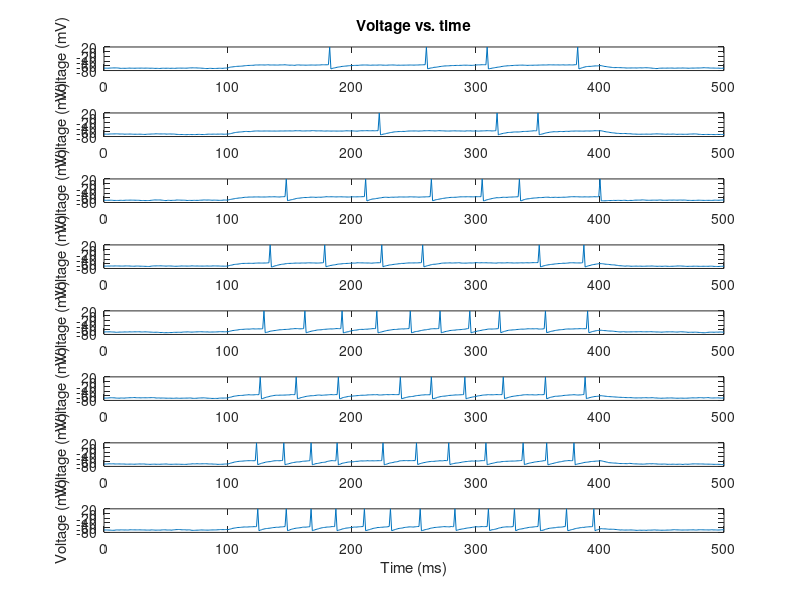

MATLAB code to generate this figure:
%% Simulation
clear all;
close all;

%%%DEFINE PARAMETERS
dt=1; %time step ms
t_end=500; %total run time ms
t_StimStart=100; %time to start injecting current
t_StimEnd=400; %time to end injecting current
V_th=-55; %spike threshold [mV]
E_L=-70; %resting membrane potential [mV]
V_reset=-75; %value to reset voltage to after a spike [mV]
V_spike=20; %value to draw a spike to, when cell spikes
tau=10; %membrane time constant [ms]
R_m=10; %membrane resistance [MOhm]

%%%DEFINE INITIAL VALUES AND VECTORS TO HOLD RESULTS
t_vect=0:dt:t_end; 
V_vect=zeros(1,length(t_vect));
V_plot_vect=zeros(1,length(t_vect));

%INTEGRATE THE EQUATION tau*dV/dt = -V + E_L + I_e*R_m, I_e with Gaussian noise
PlotNum=0;
I_Stim_vect=1.39:0.04:1.67; %magnitudes of pulse of injected current [nA]
spTrain=zeros(t_end,length(I_Stim_vect));

for I_Stim=I_Stim_vect; %loop over different I_Stim values
    PlotNum=PlotNum+1;
    i=1; %index denoting which element of V is being assigned
    V_vect(i)=E_L; %first element of V, i.e. value of V at t=0
    V_plot_vect(i)=V_vect(i); %if no spike, then just plot the actual voltage V
    I_e_vect=zeros(1,t_StimStart/dt); %portion of I_e_vect from t=0 to t_StimStart
    I_e_vect=[I_e_vect I_Stim*ones(1,1+((t_StimEnd-t_StimStart)/dt))];
    I_e_vect=[I_e_vect zeros(1,(t_end-t_StimEnd)/dt)];
    I_e_vect=awgn(I_e_vect,10,'measured');
    I_e_vect_mat(:,PlotNum)=I_e_vect;
    
    NumSpikes=0; %holds number of spikes that have occurred
    for t=dt:dt:t_end %loop through values of t in steps of df ms        
        %V_inf = E_L + I_e_vect(i)*R_m;
        %V_vect(i+1) = V_inf + (V_vect(i)-V_inf)*exp(-dt/tau);
        
        V_vect(i+1) = V_vect(i) + (E_L-V_vect(i) + I_e_vect(i)*R_m)/tau; %Euler's method
        
        
        %if statement below says what to do if voltage crosses threshold
        if (V_vect(i+1)>V_th) %cell spiked
            V_vect(i+1)=V_reset; %set voltage back to V_reset
            V_plot_vect(i+1)=V_spike; %set vector that will be plotted to show a spike here
            NumSpikes=NumSpikes+1; %add 1 to the total spike count
            spTrain(t,PlotNum)=1;
        else %voltage didn't cross threshold so cell does not spike
            V_plot_vect(i+1)=V_vect(i+1); %plot actual voltage
        end
        i=i+1; %add 1 to index,corresponding to moving forward 1 time step
    end    
    
    
    %MAKE PLOTS
    figure(1)
    subplot(length(I_Stim_vect),1,PlotNum)
    plot(t_vect,V_plot_vect);
    if (PlotNum==1)
        title('Voltage vs. time');
    end
    if (PlotNum==length(I_Stim_vect))
        xlabel('Time (ms)');
    end
    ylabel('Voltage (mV)');
end
